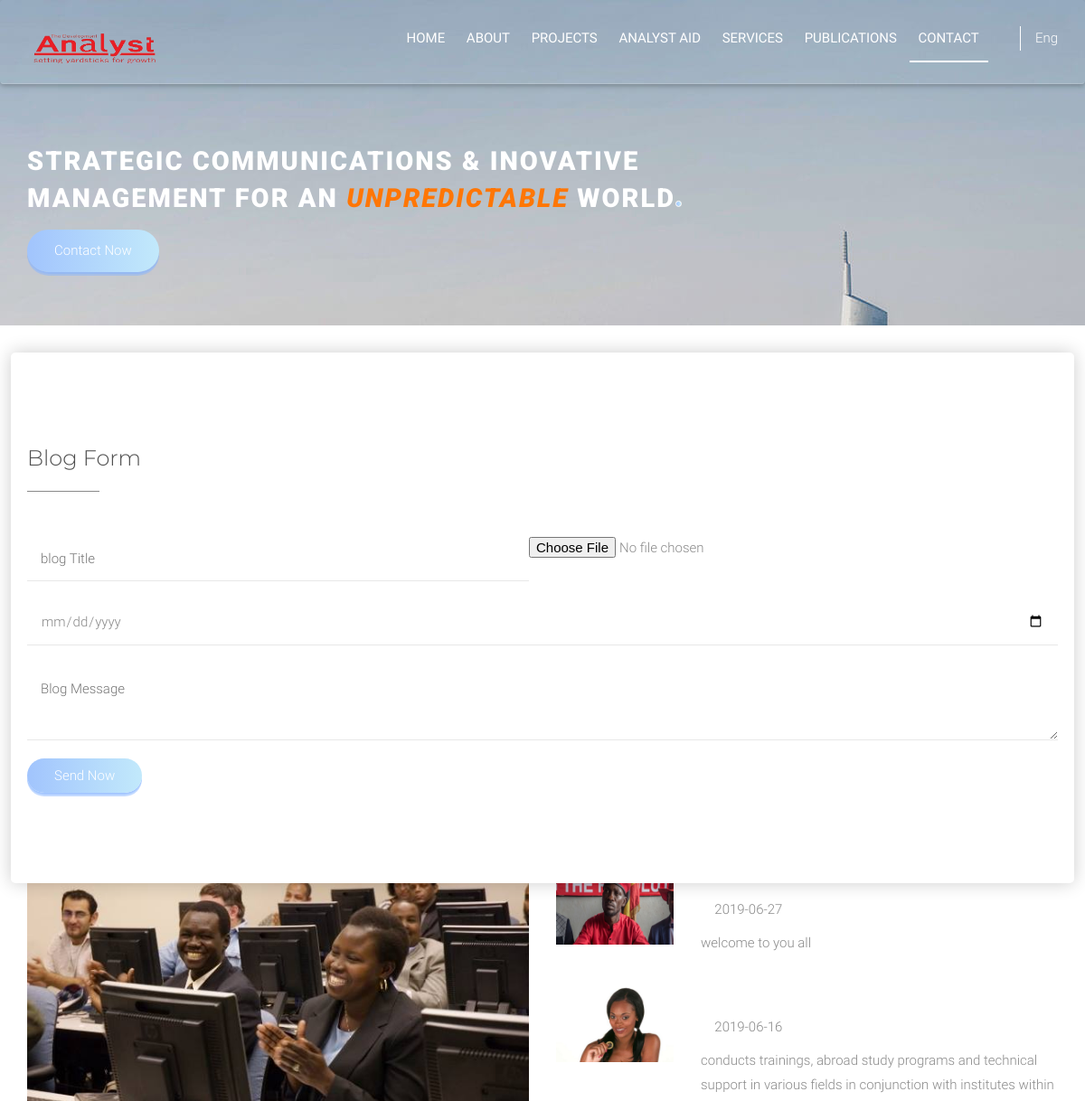
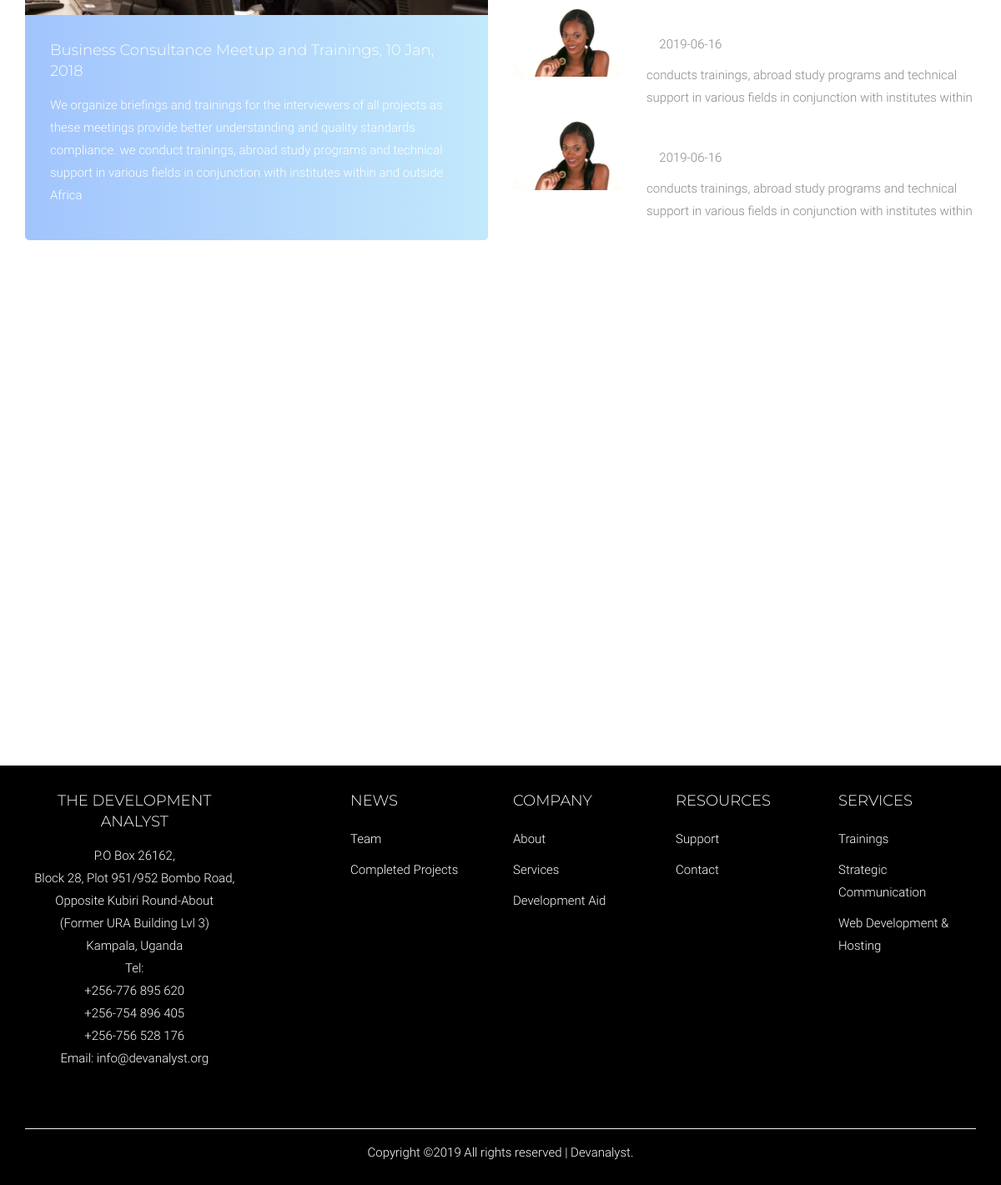
The page /blogger.php on the database its author committed (2 pictures, top to bottom).
### tables this page shows
CREATE TABLE `blog` (
  `blog_id` int(6) NOT NULL,
  `message` varchar(200) NOT NULL,
  `title` varchar(50) NOT NULL,
  `date` varchar(20) NOT NULL,
  `image` varchar(50) NOT NULL
);

### blogger.php (the view, shortened to what this page needs)
<!doctype html>
<html class="no-js" lang="zxx">
<head>
    <link rel="stylesheet" href="css/bootstrap.min.css">
    <link rel="stylesheet" href="css/owl.carousel.min.css">
    <link rel="stylesheet" href="css/icofont.css">
    <link rel="stylesheet" href="css/magnific-popup.css">
    <link rel="stylesheet" href="css/animate.css">
    <link rel="stylesheet" href="css/normalize.css">
    <link rel="stylesheet" href="style.css">
    <link rel="stylesheet" href="css/responsive.css">
</head>
<body data-spy="scroll" data-target=".mainmenu-area">
    <nav class="navbar mainmenu-area" data-spy="affix" data-offset-top="197">
        <div class="container">
            <div class="row">
                <div class="col-xs-12">
                </div>
            </div>
            <div class="row">
                <div class="col-xs-12">
                    <div class="navbar-header smoth">
                        <p class="navbar-brand" href="#home-area"><img src="images/logoNew 1.jpg" alt="" width="150px" height="150px"></p>
                    </div>
                   <div class="collapse navbar-collapse navbar-right" id="mainmenu">
                        <ul class="nav navbar-nav navbar-right help-menu">
                            <li><a href="#search-box" data-toggle="collapse"><i class="icofont icofont-search-alt-2"></i></a></li>
                            <li class="select-cuntry">
                                <select name="counter" id="counter">
                                    <option value="ENG">Eng</option>
                                </select>
                            </li>
                        </ul>
                        <ul class="nav navbar-nav primary-menu">
                            <li class=""><a href="index.php#home-area">Home</a></li>
                            <li class="dropdown"><a>About</a>
                                </li>
                            <li><a href="projects.php#projects">Projects</a></li>
                            <li><a href="aid.php#aid-area">Analyst Aid</a></li>
                            <li class="dropdown"><a>Services</a>
                                </li>
                            <li><a href="publish.php">Publications</a></li>
                            <li class="active"><a href="contact.php#contact-area">Contact</a></li>
                        </ul>
                    </div>
                </div>
            </div>
        </div>
    </nav>
    <header class="header-area overlay" id="home-area">
        <div class="vcenter">
            <div class="container">
                <div class="row">
                <div class="col-xs-12 col-sm-10 col-md-8"><br /><br /><br /><br />
                        <div class="header-text">
                            <h2 class="header-title wow fadeInUp upper" style="font-size:29px">Strategic Communications &amp; inovative management for an <em style="color:#ff7605;">unpredictable</em> world<span class="dot"></span></h2>
                            <div class="wow fadeInUp" data-wow-delay="0.7s">
                                <a href="contact.php#contact-area" class="bttn bttn-sm bttn-primary">Contact Now</a>
                            </div>
                        </div>
                </div>
            </div>
        </div>
    </header>
    <section class="section-padding" id="contact-area">
        <div class="contact-area">
            <div class="container">
               <div class="row">
                    <div class="col-xs-12 col-md-12">
					<div class="page-title">
                            <h3 class="bar-title">Blog Form</h3>
                        </div>
                        <div class="contact-form">
                            <form   action="blog.php" method="post" enctype="multipart/form-data">
                                <div class="form-double">
                                    <input type="text" id="form-name" name="blogTitle" placeholder="blog Title" required="required">
                                    <input type="file" name="image" placeholder="select image">
                                </div>
                                <div class="form-double">
                                    <input type="date" name="date" style="width: calc(50% - 15px);float:left;outline:none;padding: 15px; margin-bottom: 20px; width: 100%; display: block; border: none; border-bottom: 1px solid #e8e8e8;"  id="form-name" name="form-name" placeholder="Your Email" required="required">
                                </div>
                                <textarea  name="message" id="form-message" rows="2" maxlength="100" required="required" placeholder="Blog Message"></textarea>
                                <input type="submit" name="blog" class="bttn bttn-primary" value="Send Now">
                            </form>
                        </div>
                    </div>
                </div>
            </div>
        </div>
    </section>
    <section class="section-padding" id="blog-area">
        <div class="container">
            <div class="row">
                <div class="col-xs-12 col-sm-8 col-sm-offset-2 col-md-6 col-md-offset-3">
                    <div class="page-title text-center">
                        <h2 style="font-size:1.5em;" class="title">Latest Blog</h2>
                    </div>
                </div>
            </div>
            <div class="row">
                <div class="col-xs-12 col-md-6 wow fadeInUp">
                    <div class="blog-box">
                        <div class="blog-image">
                            <img src="images/conf2.jpg" alt="">
                        </div>
                        <div class="blog-details">
                            <h4><a href="#">Business Consultance Meetup and Trainings, 10 Jan, 2018</a></h4>
                            <p>We organize briefings and trainings for the interviewers of all projects as these meetings provide better understanding and quality standards compliance. we conduct trainings, abroad study programs and technical support in various fields in conjunction with institutes within and outside Africa</p>
                        </div>
                    </div>
                </div>
                <div class="col-xs-12 col-md-6">
				<?php
				include 'db.php';
				mysqli_select_db($db, DB_NAME) or die(mysqli_error($db));
				$query1 = 'SELECT *  FROM  blog  ORDER BY blog_id DESC limit 4';
				$result = mysqli_query($db, $query1);
				if($result){
					while($row=mysqli_fetch_array($result)){
					?>
					<div class="blog-lists">
							<div class="blog-list wow fadeInUp" data-wow-delay="0.4s">
								<div class="blog-list-image">
									<img src="<?php echo $row['image'];?>" alt="">
								</div>
								<h5><a href="#"><?php echo $row['title'];?></a></h5>
								<div class="blog-list-meta"> <i class="icofont icofont-ui-calendar"></i> <?php echo $row['date'];?></div>
								<p><?php echo $row['message'];?></p>
							</div>
						</div>
				<?php
					}
				}
					?>
                </div>
            </div>
        </div>
    </section>
    <div id="maps"></div>
 <?php include_once("footer-area.php"); ?>
</body>
</html>

### footer-area.php (shortened to what this page needs)
<!DOCTYPE html>
<html lang="en">
<head>
    <link rel="stylesheet" href="css/bootstrap.min.css">
    <link rel="stylesheet" href="css/owl.carousel.min.css">
    <link rel="stylesheet" href="css/icofont.css">
    <link rel="stylesheet" href="css/magnific-popup.css">
    <link rel="stylesheet" href="css/animate.css">
    <link rel="stylesheet" href="css/normalize.css">
    <link rel="stylesheet" href="style.css">
    <link rel="stylesheet" href="css/responsive.css">
  <link href="css/mdb.min.css" rel="stylesheet">
  <link rel="stylesheet" href="styles.css" />
  <link rel="stylesheet" href="styleslide.css" />
</head>
<body>
    <footer class="footer-area" id="footer-area">
        <div class="footer-top section-padding footer-bottom">
            <div class="container">
                <div class="row">
                    <div class="col-xs-12 col-md-3">
                        <div class="footer-text" >
                            <h4 class="upper" align="center">The Development Analyst</h4>
                            <p align="center">P.O Box 26162,<br/> Block 28, Plot 951/952 Bombo Road, Opposite Kubiri Round-About <br/> (Former URA Building Lvl 3)<br/> Kampala, Uganda<br/>
                               Tel:<br /> +256-776 895 620<br /> +256-754 896 405<br /> +256-756 528 176<br />
                                Email: info@devanalyst.org</p>
                            <div class="social-menu">
                                <a href="https://www.facebook.com/thedevelopmentanalyst/"><i class="icofont icofont-social-facebook"></i></a>
                                <a href="#"><i class="icofont icofont-social-twitter"></i></a>
                                <a href="#"><i class="icofont icofont-social-google-plus"></i></a>
                                <a href="#"><i class="icofont icofont-social-linkedin"></i></a>
                            </div>
                        </div>
                    </div>
                    <div class="col-xs-6 col-md-2 col-md-offset-1">
                        <div class="footer-single">
                            <h4 class="upper">News</h4>
                            <ul>
                                <li><a href="team.php#team-area">Team</a></li>
                                <li><a href="about.php#projects">Completed Projects</a></li>
                            </ul>
                        </div>
                    </div>
                    <div class="col-xs-6 col-md-2">
                        <div class="footer-single">
                            <h4 class="upper">Company</h4>
                            <ul>
                                <li><a href="about.php#about-area">About</a></li>
                                <li><a href="index.php#services">Services</a></li>
                                <li><a href="#">Development Aid</a></li>
                            </ul>
                        </div>
                    </div>
                    <div class="col-xs-6 col-md-2">
                        <div class="footer-single">
                            <h4 class="upper">Resources</h4>
                            <ul>
                                <li><a href="contact.php#contact-area">Support</a></li>
                                <li><a href="contact.php#contact-area">Contact</a></li>
                            </ul>
                        </div>
                    </div>
                    <div class="col-xs-6 col-md-2">
                        <div class="footer-single">
                            <h4 class="upper">Services</h4>
                            <ul>
                                <li><a href="trainings.php#service-area">Trainings</a></li>
                                <li><a href="stratcomm.php#service-area">Strategic Communication</a></li>
                                <li><a href="hosting.php#service-area">Web Development &amp; Hosting</a></li>
                            </ul>
                        </div>
                    </div>
                </div>
            </div>
        </div>
        <div class="footer-bottom">
            <div class="container">
                <div class="row">
                    <div class="col-xs-12">
                        <p class="copyright">Copyright &copy;<script>document.write(new Date().getFullYear());</script> All rights reserved | Devanalyst.</p>
                    </div>
                </div>
            </div>
        </div>
    </footer>
</body>
</html>

### css/responsive.css (style rules this page uses)
@media only screen and (min-width: 992px) and (max-width: 1200px) { .mainmenu-area #mainmenu ul.nav.navbar-nav { text-align: center; } }
@media only screen and (min-width: 992px) and (max-width: 1200px) { .mainmenu-area #mainmenu ul.nav.navbar-nav li a { padding: 15px 10px; } }

### blogger.php (style rules this page uses)
.row:after { content: ""; display: table; clear: both; }
a { color: #ffffff; }
.footer-text h4 { color: #ffffff; }
.footer-single h4 { color: #ffffff; }

### footer-area.php (style rules this page uses)
.row:after { content: ""; display: table; clear: both; }
a { color: #ffffff; }
.footer-text h4 { color: #ffffff; }
.footer-single h4 { color: #ffffff; }

### rows shown on the page
blog: image (picture), date "2019-06-27", message "welcome to you all"
blog: image (picture), date "2019-06-16", message "conducts trainings, abroad study programs and technical support in various fields in conjunction with institutes within"
blog: image (picture), date "2019-06-16", message "conducts trainings, abroad study programs and technical support in various fields in conjunction with institutes within"
blog: image (picture), date "2019-06-16", message "conducts trainings, abroad study programs and technical support in various fields in conjunction with institutes within"
